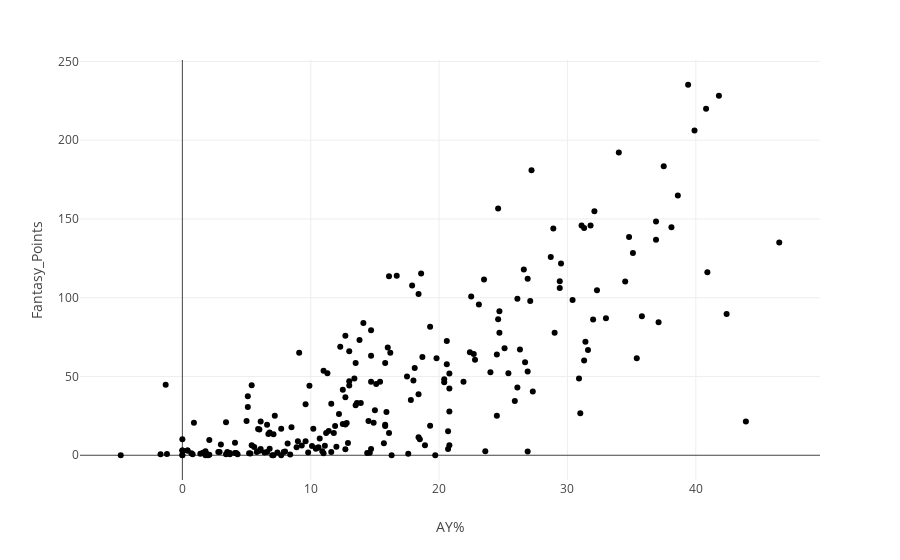

Here is the notebook cell this chart was saved with:
### Code cell
ay_scatter = px.scatter(app_data, x='AY%', y='Fantasy_Points')
ay_scatter.show()

### Figure 1 — Plotly figure (JSON) as saved in the notebook; plotly's stock layout.template omitted (floating-point values rounded to 4 significant figures; data arrays with more than 128 entries replaced by an {"elided": "..."} marker saying what was removed)
{"data": [{"hovertemplate": "AY%=%{x}<br>Fantasy_Points=%{y}<extra></extra>", "legendgroup": "", "marker": {"color": "#000001", "symbol": "circle"}, "mode": "markers", "name": "", "orientation": "v", "showlegend": false, "type": "scatter", "x": {"elided": "230 float values"}, "xaxis": "x", "y": {"elided": "230 float values"}, "yaxis": "y"}], "layout": {"legend": {"tracegroupgap": 0}, "margin": {"t": 60}, "xaxis": {"anchor": "y", "domain": [0, 1], "title": {"text": "AY%"}}, "yaxis": {"anchor": "x", "domain": [0, 1], "title": {"text": "Fantasy_Points"}}}}
